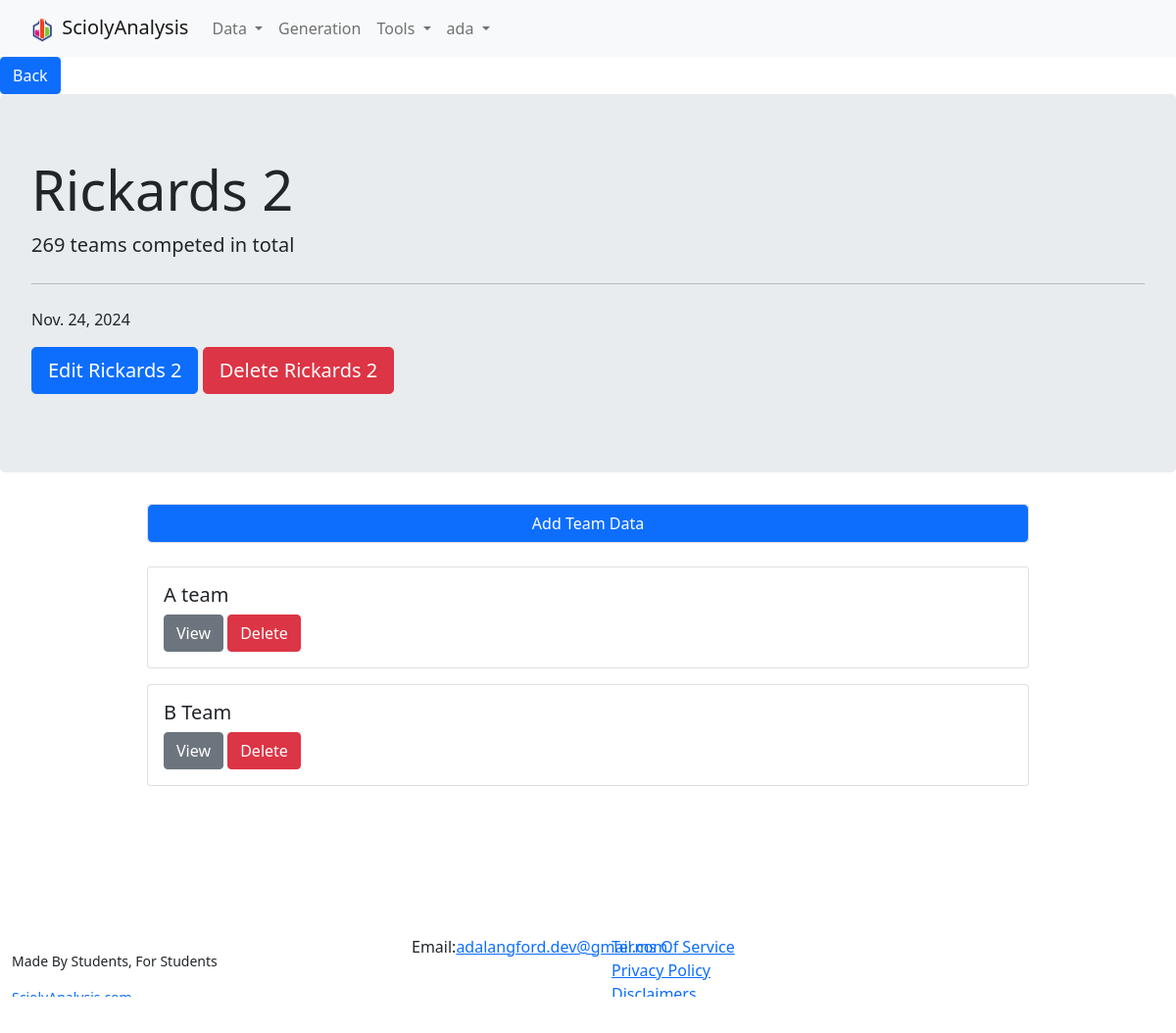
/data/competition/28/ (signed in), run on the app's committed database.
### data/models.py (models this page shows, shortened)
class Competition(models.Model):
    name = models.CharField(max_length=200)
    user = models.ForeignKey(User, on_delete=models.CASCADE)
    date = models.DateField(auto_now=False,auto_now_add=False)
    number_of_teams_competed = models.PositiveIntegerField()

class Team(models.Model):
    name = models.CharField(max_length=200)
    competition = models.ForeignKey(Competition, on_delete = models.CASCADE)

### data/views.py (the view)
# urls.py: path('competition/<str:pk>/', views.competitionView, name="competitionView"),
@login_required
def competitionView(request, pk):
    competition=get_object_or_404(Competition, id=pk)
    if competition.user.id==request.user.id:
        teams = Team.objects.filter(competition=competition)
        context = {
            "competition" : competition,
            "team_list" : teams,
        }
        return render(request, "data/competition_view.html", context)
    raise Http404

### data/templates/data/competition_view.html (shortened to what this page needs)
{% extends 'main.html' %}
    {% block bodycontent %}
    <a href="{% url 'competitionListView' %}" class="btn btn-primary">Back</a>
        <div class="jumbotron">
            <h1 class="display-4">{{competition.name}}</h1>
            <p class="lead">{{competition.number_of_teams_competed}} teams competed in total</p>
            <hr class="my-4">
            <p>{{competition.date}}</p>
            <p>
                <a class="btn btn-primary btn-lg" href="{% url 'competitionEditView' pk=competition.id %}" role="button">Edit {{competition.name}}</a>
                <a class="btn btn-danger btn-lg" href="{% url 'competitionDeleteView' pk=competition.id %}" role="button">Delete {{competition.name}}</a>
            </p>
        </div>
        <div class="card w-75 mx-auto my-4"><a href="{% url 'teamCreateView' pk=competition.id %}" class="btn btn-primary">Add Team Data</a></div>
            {% for t in team_list %}
            <div class="card w-75 mx-auto my-3">
                <div class="card-body">
                  <h5 class="card-title">{{t.name}}</h5>
                  <a class="btn btn-secondary" href="{% url 'teamView' pk=t.id %}">View</a>
                  <a class="btn btn-danger" href="{% url 'teamDeleteView' pk=t.id %}">Delete</a>
                </div>
              </div>
            {% endfor %}
    {% endblock %}

### templates/sciolysite/navbar.html (shortened to what this page needs)
{% load static %}
<nav class="navbar navbar-expand-lg navbar-light bg-light">
    <div class="container-fluid">
      <a class="navbar-brand" href="/">
        <img src="{% static 'images/logo_big.png' %}" width="30" height="30" alt="">
        SciolyAnalysis</a>
      <div class="collapse navbar-collapse" id="navbarSupportedContent">
        <ul class="navbar-nav me-auto mb-2 mb-lg-0">
          <li class="nav-item dropdown">
            <a class="nav-link dropdown-toggle" href="{% url 'competitionListView' %}" id="navbarDropdown" role="button" data-bs-toggle="dropdown" aria-expanded="false">
              Data
            </a>
          </li>
          <li class="nav-item">
            <a class="nav-link" href="{% url 'generatedCompetitionsListView' %}">Generation</a>
          </li>
          <li class="nav-item dropdown">
            <a class="nav-link dropdown-toggle" href="{% url 'ConflictCheckingView' %}" id="navbarDropdown" role="button" data-bs-toggle="dropdown" aria-expanded="false">
              Tools
            </a>
          </li>
          {% if user.is_authenticated %}
          <li class="nav-item dropdown">
            <a class="nav-link dropdown-toggle" href="" id="navbarDropdown" role="button" data-bs-toggle="dropdown" aria-expanded="false">
              {{user.username}}
            </a>
          </li>
          {% endif %}
        </ul>
      </div>
    </div>
  </nav>

### data on the page
Competition: name "Rickards 2", number_of_teams_competed "269", date "Nov. 24, 2024"
Team: name "A team"
Team: name "B Team"

### other printed values
{{ user.username }} "ada"
